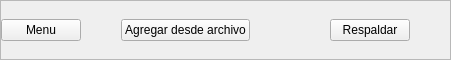
     <widget class="QFrame" name="panel_comando_superior">
      <property name="maximumSize">
       <size>
        <width>16777215</width>
        <height>60</height>
       </size>
      </property>
      <property name="styleSheet">
       <string notr="true">/*background-color: rgb(221, 221, 221);</string>
      </property>
      <property name="frameShape">
       <enum>QFrame::StyledPanel</enum>
      </property>
      <property name="frameShadow">
       <enum>QFrame::Raised</enum>
      </property>
      <layout class="QHBoxLayout" name="horizontalLayout_5">
       <property name="spacing">
        <number>0</number>
       </property>
       <property name="leftMargin">
        <number>0</number>
       </property>
       <property name="topMargin">
        <number>0</number>
       </property>
       <property name="rightMargin">
        <number>0</number>
       </property>
       <property name="bottomMargin">
        <number>0</number>
       </property>
       <item>
        <layout class="QHBoxLayout" name="horizontalLayout_4">
         <property name="spacing">
          <number>0</number>
         </property>
         <item>
          <widget class="QPushButton" name="menu_btn">
           <property name="text">
            <string>Menu</string>
           </property>
          </widget>
         </item>
         <item>
          <spacer name="horizontalSpacer_60">
           <property name="orientation">
            <enum>Qt::Horizontal</enum>
           </property>
           <property name="sizeHint" stdset="0">
            <size>
             <width>40</width>
             <height>20</height>
            </size>
           </property>
          </spacer>
         </item>
         <item>
          <widget class="QPushButton" name="agregar_dc_archivo_btn">
           <property name="text">
            <string>Agregar desde archivo</string>
           </property>
          </widget>
         </item>
         <item>
          <spacer name="horizontalSpacer_66">
           <property name="orientation">
            <enum>Qt::Horizontal</enum>
           </property>
           <property name="sizeHint" stdset="0">
            <size>
             <width>40</width>
             <height>20</height>
            </size>
           </property>
          </spacer>
         </item>
         <item>
          <spacer name="horizontalSpacer_38">
           <property name="orientation">
            <enum>Qt::Horizontal</enum>
           </property>
           <property name="sizeHint" stdset="0">
            <size>
             <width>40</width>
             <height>20</height>
            </size>
           </property>
          </spacer>
         </item>
         <item>
          <widget class="QPushButton" name="respaldar_btn">
           <property name="text">
            <string>Respaldar</string>
           </property>
          </widget>
         </item>
         <item>
          <spacer name="horizontalSpacer_2">
           <property name="orientation">
            <enum>Qt::Horizontal</enum>
           </property>
           <property name="sizeHint" stdset="0">
            <size>
             <width>40</width>
             <height>20</height>
            </size>
           </property>
          </spacer>
         </item>
        </layout>
       </item>
      </layout>
     </widget>
